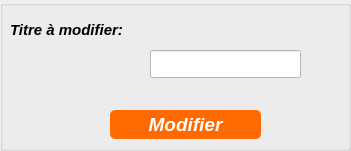
    <widget class="QGroupBox" name="groupBox_3">
     <property name="geometry">
      <rect>
       <x>660</x>
       <y>420</y>
       <width>351</width>
       <height>151</height>
      </rect>
     </property>
     <property name="font">
      <font>
       <pointsize>12</pointsize>
       <italic>true</italic>
       <bold>true</bold>
      </font>
     </property>
     <property name="title">
      <string/>
     </property>
     <widget class="QPushButton" name="pushButton_11">
      <property name="geometry">
       <rect>
        <x>110</x>
        <y>110</y>
        <width>151</width>
        <height>29</height>
       </rect>
      </property>
      <property name="font">
       <font>
        <pointsize>14</pointsize>
        <italic>true</italic>
        <bold>true</bold>
       </font>
      </property>
      <property name="autoFillBackground">
       <bool>false</bool>
      </property>
      <property name="styleSheet">
       <string notr="true">QPushButton {
    background-color: rgb(255, 106, 0);
    color: white;
    border-radius: 5px;
}
QPushButton:hover {
    background-color: rgb(200, 80, 0);
}
QPushButton:pressed {
    background-color: rgb(150, 60, 0);
}</string>
      </property>
      <property name="text">
       <string>Modifier</string>
      </property>
     </widget>
     <widget class="QLabel" name="label">
      <property name="geometry">
       <rect>
        <x>10</x>
        <y>20</y>
        <width>141</width>
        <height>20</height>
       </rect>
      </property>
      <property name="font">
       <font>
        <pointsize>11</pointsize>
        <italic>true</italic>
        <bold>true</bold>
       </font>
      </property>
      <property name="text">
       <string>Titre à modifier:</string>
      </property>
     </widget>
     <widget class="QLineEdit" name="lineEdit">
      <property name="geometry">
       <rect>
        <x>150</x>
        <y>50</y>
        <width>151</width>
        <height>28</height>
       </rect>
      </property>
      <property name="styleSheet">
       <string notr="true">background-color: rgb(255, 255, 255);
color: rgb(0, 0, 0);</string>
      </property>
     </widget>
    </widget>
